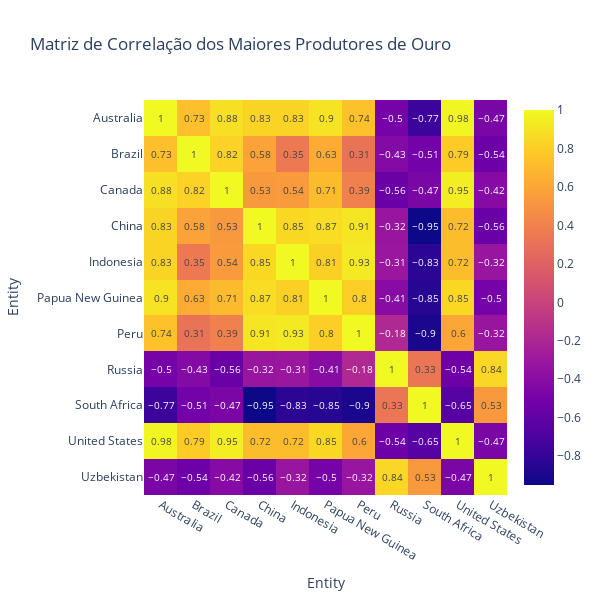

Notebook source saved alongside this figure:
### Markdown cell above
#### matriz de Corr

### Code cell
# Correlation Matrix
df_corr = df_plot.pivot(index='Year', columns='Entity', values='Gold Production').corr().round(2)
correlation_fig = px.imshow(df_corr, text_auto=True, aspect="auto", title='Matriz de Correlação dos Maiores Produtores de Ouro')
# Atualizar o layout para garantir que a figura seja quadrada
correlation_fig.update_layout(
    height=600,  # Altura da figura
    width=600    # Largura da figura
)

correlation_fig

### Figure 1 — Plotly figure (JSON) as saved in the notebook; plotly's stock layout.template omitted (floating-point values rounded to 4 significant figures)
{"data": [{"coloraxis": "coloraxis", "hovertemplate": "Entity: %{x}<br>Entity: %{y}<br>color: %{z}<extra></extra>", "name": "0", "texttemplate": "%{z}", "type": "heatmap", "x": ["Australia", "Brazil", "Canada", "China", "Indonesia", "Papua New Guinea", "Peru", "Russia", "South Africa", "United States", "Uzbekistan"], "xaxis": "x", "y": ["Australia", "Brazil", "Canada", "China", "Indonesia", "Papua New Guinea", "Peru", "Russia", "South Africa", "United States", "Uzbekistan"], "yaxis": "y", "z": [[1, 0.73, 0.88, 0.83, 0.83, 0.9, 0.74, -0.5, -0.77, 0.98, -0.47], [0.73, 1, 0.82, 0.58, 0.35, 0.63, 0.31, -0.43, -0.51, 0.79, -0.54], [0.88, 0.82, 1, 0.53, 0.54, 0.71, 0.39, -0.56, -0.47, 0.95, -0.42], [0.83, 0.58, 0.53, 1, 0.85, 0.87, 0.91, -0.32, -0.95, 0.72, -0.56], [0.83, 0.35, 0.54, 0.85, 1, 0.81, 0.93, -0.31, -0.83, 0.72, -0.32], [0.9, 0.63, 0.71, 0.87, 0.81, 1, 0.8, -0.41, -0.85, 0.85, -0.5], [0.74, 0.31, 0.39, 0.91, 0.93, 0.8, 1, -0.18, -0.9, 0.6, -0.32], [-0.5, -0.43, -0.56, -0.32, -0.31, -0.41, -0.18, 1, 0.33, -0.54, 0.84], [-0.77, -0.51, -0.47, -0.95, -0.83, -0.85, -0.9, 0.33, 1, -0.65, 0.53], [0.98, 0.79, 0.95, 0.72, 0.72, 0.85, 0.6, -0.54, -0.65, 1, -0.47], [-0.47, -0.54, -0.42, -0.56, -0.32, -0.5, -0.32, 0.84, 0.53, -0.47, 1]]}], "layout": {"coloraxis": {"colorscale": [[0, "#0d0887"], [0.1111, "#46039f"], [0.2222, "#7201a8"], [0.3333, "#9c179e"], [0.4444, "#bd3786"], [0.5556, "#d8576b"], [0.6667, "#ed7953"], [0.7778, "#fb9f3a"], [0.8889, "#fdca26"], [1, "#f0f921"]]}, "height": 600, "title": {"text": "Matriz de Correlação dos Maiores Produtores de Ouro"}, "width": 600, "xaxis": {"anchor": "y", "domain": [0, 1], "title": {"text": "Entity"}}, "yaxis": {"anchor": "x", "autorange": "reversed", "domain": [0, 1], "title": {"text": "Entity"}}}}
